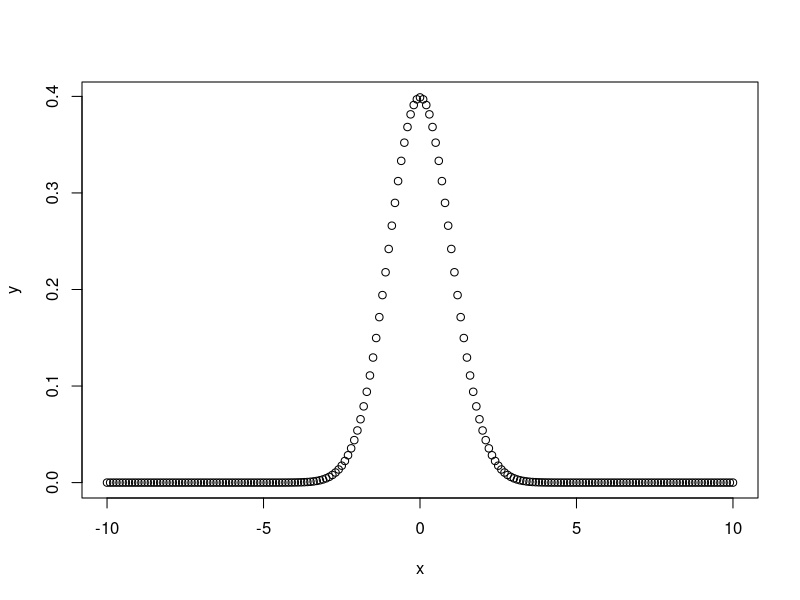
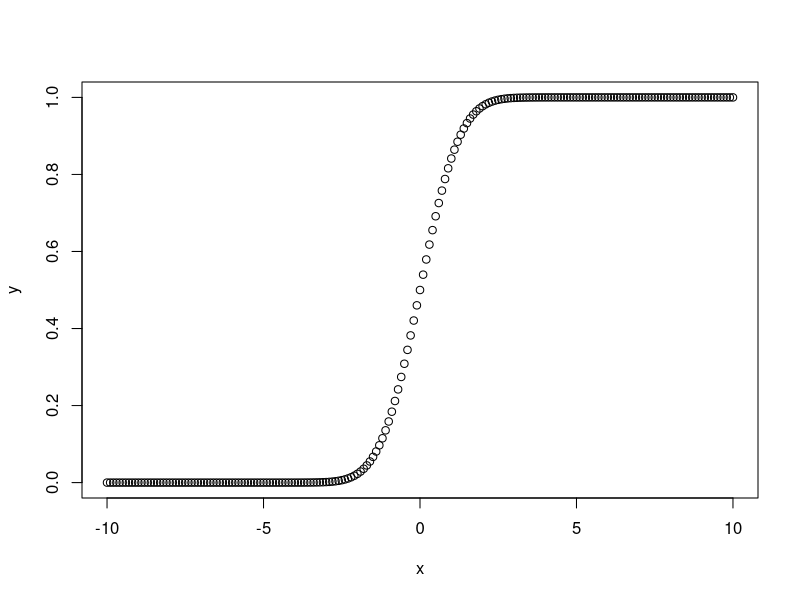
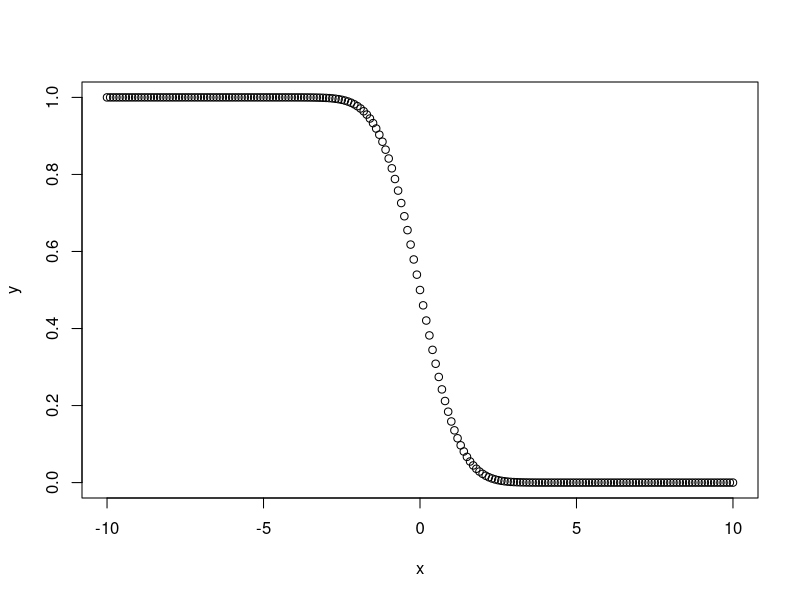
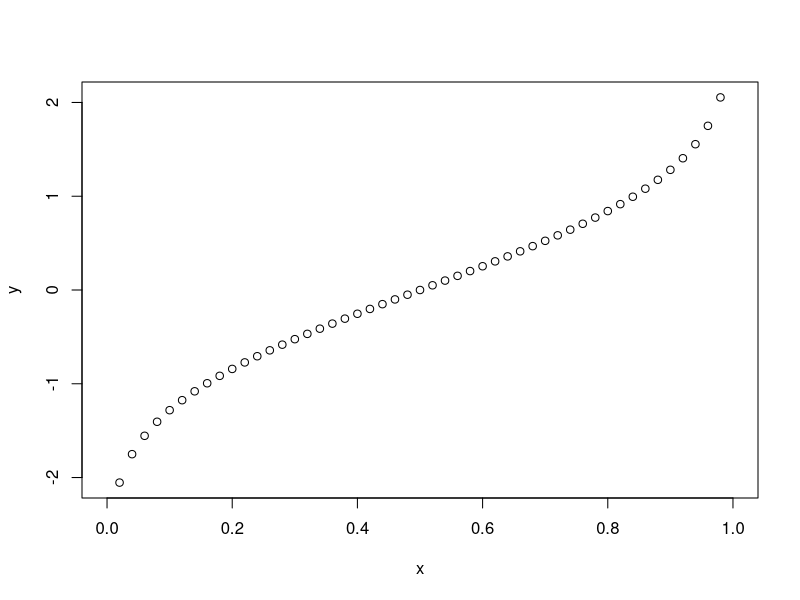

R code for these plots, in order: (Note: this script raises an error after producing the figures.)
# MEAN, MEDIAN & MODE
x = c(1,2,2,3,3,4,7,18,20,7,7)
# Finding mean for the vector
mean_x = mean(x)
print(mean_x)

#trim = 0.2 -> arranges elements in vector in ascending order
  #removes 20% of elements from the start and the end of the vector
trim_mean_x = mean(x, trim = 0.2)
print(trim_mean_x)

# Finding median of the vector
median_x = median(x)
print(median_x)

# Defining function to find mode in the vector
  # unique(x) returns vector with unique elements in x
  # match(x,y) returns vector with corresponding position of elements in y that elements x match with
  # tabulate(x) returns number of eccourences of each element in x
  # which.max(x) returns maximum element from the vector
getmode = function(inp_vec)
{
  unique_inp_vec = unique(inp_vec)
  unique_inp_vec[which.max(tabulate(match(inp_vec, unique_inp_vec)))]
}

mode_x = getmode(x)
print(mode_x)

##############################################################################################

# PROBABILITY DENSITY FUNCTION(PDF)

# NORMAL DISTRIBUTION - CONTINUOS
  # Creating a sequence
x = seq(-10, 10, by = 0.1)
print(x)

# Creating PDF - Normal distribution for the sequence
y = dnorm(x, mean = 0, sd = 1)
print(y)

# Visualizing the normal distribution
plot(x, y)




# BINOMIAL DISTRIBUTION - DISCRETE
  # Off 20 trials, what is the prob of 10 success trials ? (prob of success in a trial = 0.5)
y = dbinom(x = 10, size = 20, prob = 0.5)
print(y)

##############################################################################################

# CUMULATIVE DITRIBUTION FUNCTION(CDF) - Integrating over densities of PDF (P(X<=x))
  
# NORMAL DISTRIBUTION - CONTINUOS
  # Creating a sequence
x = seq(-10, 10, by = 0.1)
print(x)

# Creating cumulative distribution for the sequence - left/lower half
y = pnorm(x, mean = 0, sd = 1, lower.tail = TRUE)
print(y)

# Visualizing the cumulative distribution
plot(x, y)

# Creating cumulative distribution for the sequence - right/upper half
y = pnorm(x, mean = 0, sd = 1, lower.tail = FALSE)
print(y)

# Visualizing the cumulative distribution
plot(x, y)




# BINOMIAL DISTRIBUTION - DISCRETE
  # Off 20 trials, what is the prob of MORE THAN 10 success trials ? (prob of success in a trial = 0.5)
y = pbinom(q = 10, size = 20, prob = 0.5, lower.tail = FALSE)
print(y)

  # Off 20 trials, what is the prob of LESS THAN 10 success trials ? (prob of success in a trial = 0.5)
y = pbinom(q = 10, size = 20, prob = 0.5, lower.tail = TRUE)
print(y)

##############################################################################################

# QUANTILE FUNCTION - Inverse of CDF
  # Given with probability value, returns the value

# NORMAL DISTRIBUTION - CONTINUOS
  # Creating a sequence
x = seq(0, 1, by = 0.02)
print(x)

# Creating Quantile function for the sequence
y = qnorm(x, mean = 0, sd = 1)
print(y)

# Visualizing the quantile function
plot(x, y)




# BINOMIAL DISTRIBUTION - DISCRETE
  # 10 observations whose each total outcomes is 20 and probability of success outcome is 0.5
y = rbinom(n = 10, size = 20, prob = 0.5)
print(y)
##############################################################################################

# ANALYSIS OF VARIANCE - used to identify significance of each feature(pair of features)on target
  # check the "p-value -> Pr(>F)"
  # attribute with p-value < 0.05 is said to be significant
  
  # If p-value of a*b is the significant, means that effect of 'a/b' depends on 'b/a'
  # If p-value of a+b is the significant, means that effect of 'a/b' independent of 'b/a'

aov_sample = aov(formula = mpg~cyl*disp, data = mtcars)
print(summary(aov_sample))

aov_sample2 = aov(formula = mpg~cyl+disp, data = mtcars)
print(summary(aov_sample2))

# ANOVA - used to compare variance of two models
anova_sample = anova(aov_sample, aov_sample2)
print(anova_sample)

##############################################################################################

# Time series
rainfall_1 = c(799, 1174.8, 865.1, 1334.2, 635.7, 918.5, 898.6, 1071)
rainfall_2 = c(699, 1094.8, 895.1, 1734.2, 785.7, 912.5, 812.6, 771)
  # Grouping by month - 1 month
rainfall_1_monthly = ts(rainfall1, start = c(2016, 1), frequency = 12)
print(rainfall_1_monthly)
plot(rainfall_1_monthly)

  # Grouping by a quarter - 4 months
rainfall_1_quarter= ts(rainfall1, start = c(2016, 1), frequency = 4)
print(rainfall_1_quarter)
plot(rainfall_1_quarter)

# Combining timeseries 1 & timeseies 2 as successive years
rainfall_combined = matrix(c(rainfall_1, rainfall_2))
print(rainfall_combined)
rainfall_combined_monthly = ts(rainfall_combined, start = c(2016, 1), frequency = 12)
plot(rainfall_combined_monthly)

##############################################################################################


